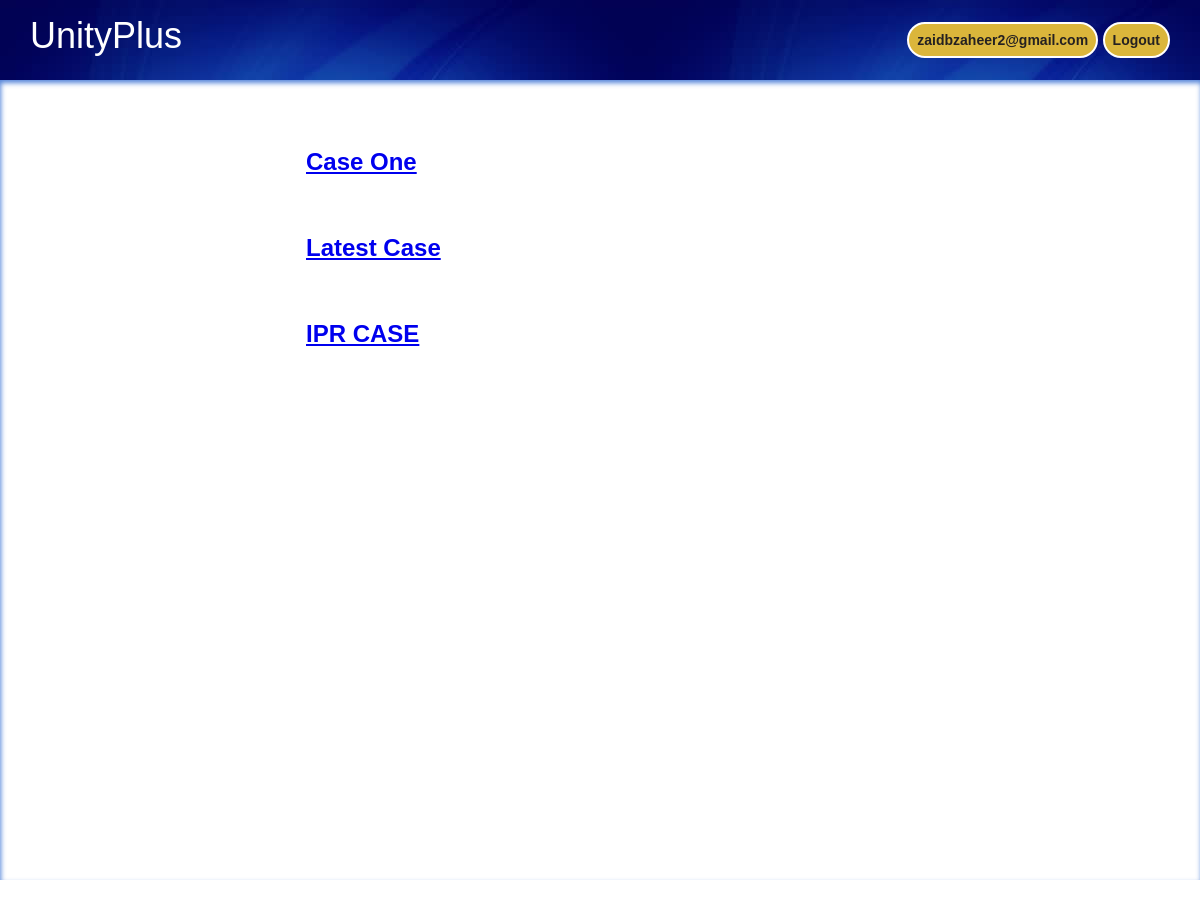
Page /viewer/ (signed in) on the earlier database version.
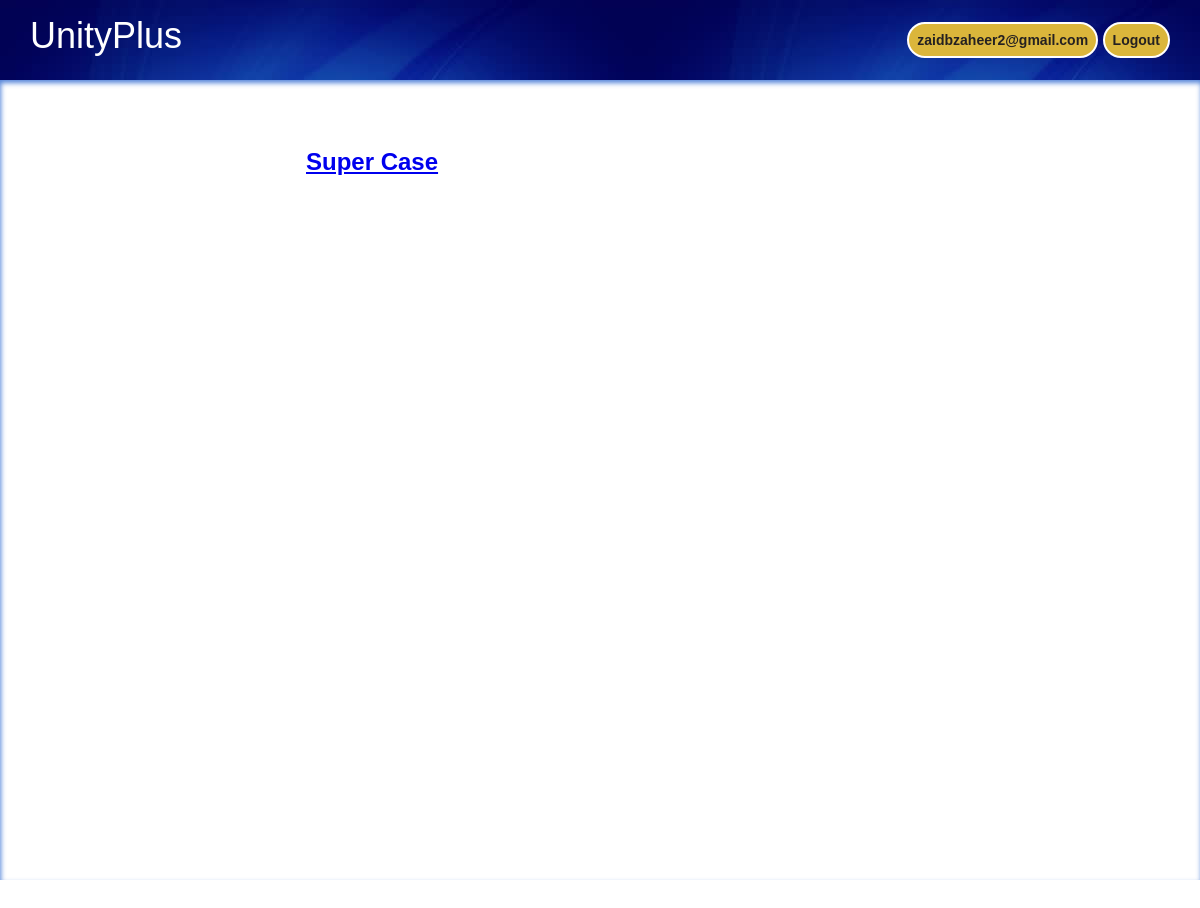
Same page on the later database version.
### viewer/models.py (models this page shows)
class GLBModels(models.Model):
    status_list = (
        ("P", "Pending"),("A", "Accepted"),("R", "Rejected"),)
    case_alias = models.CharField(null=True, blank=True, max_length=50)
    user = models.ForeignKey(User, on_delete=models.CASCADE, null=True)
    case_status = models.CharField(max_length=100, choices=status_list,
        default="P")
    id = models.UUIDField(default=uuid.uuid4, unique=True, primary_key=True, editable=True)
    upper_model = models.FileField(null=True, blank=True)
    lower_model = models.FileField(null=True, blank=True)
    ipr_form = models.ImageField(null=True, blank=True, default='ipr_gen.png')
    upper_stages_number = models.PositiveIntegerField(default=0, null=True, blank=False)
    lower_stages_number = models.PositiveIntegerField(default=0, null=True, blank=False)

### viewer/views.py (the view)
# urls.py: path('',views.showcase_page, name='ShowPage'),
@login_required(login_url="LoginPage")
def showcase_page(request):
    current_user = request.user
    glb_models = GLBModels.objects.all()
    context = {'models': glb_models}
    return render(request, 'viewer/showcase.html', context)

### viewer/templates/viewer/showcase.html (shortened to what this page needs)
{% extends 'base.html' %}
{% load static %}
{% block body %}
<div class="content-holder">
    {% for i in models %}
        <a href="{% url 'ViewPage' i.id %}">
            <div class="item-container">
                <h2>{{i.case_alias}}</h2>
            </div>
        </a>
    {% endfor %}
    </div>
{% endblock %}

### templates/base.html (shortened to what this page needs)
<!DOCTYPE html>
{% load static %}
<html lang="en">
<head>
    <link rel="stylesheet" href="{% static 'styles/base.css'%}" class="css">
</head>
<body>
    <header>
        <div id="logo1">UnityPlus</div>
        <div class="myButtons auth-buttons">
            {% if request.user.is_authenticated %}
            <button>{{request.user.username}}</button>
            <a href="{% url 'LogoutPage'%}"><button>Logout</button></a>
            {% else %}
            <a href="{% url 'LoginPage' %}"><button>Login</button></a>
            <a href="{% url 'RegisterPage' %}"><button>Sign Up</button></a>
            {% endif %}
        </div>
       </header>
    <div class="container">
    {% block body %}
    {% endblock %}
    </div>
</body>
</html>

### static/styles/base.css (style rules this page uses)
* { margin: 0; padding: 0; font-family: Verdana, Geneva, Tahoma, sans-serif; }
header { display: flex; height: 80px; width: 100%; justify-content: space-between; color: white; align-items: center; }
#logo1 { font-size: 36px; width: 50px; height: 50px; color: white; margin-left:30px; }
.auth-buttons { margin-right: 30px; }
.auth-buttons button { background-color: rgb(219, 182, 59); border: 2px solid white; color: rgb(37, 33, 33); font-weight: bold; font-size: 14px; padding: 8px; border-radius: 20px; }
.container { width: 100%; float: left; height: 100vh; background-color: white; box-shadow: 1px 3px 5px 0px rgba(28,92,204,0.75) inset; -webkit-box-shadow: 1px 3px 5px 0px rgba(28,92,204,0.75) inset; -moz-box-shadow: 1px 3px 5px 0px rgba(28,92,204,0.75) inset; }

### viewer/templates/viewer/showcase.html (style rules this page uses)
.content-holder { width: 70%; height: 100vh; margin: 0 auto; margin-top: 60px; }
.item-container { width: 70%; margin: 10px auto; padding: 8px; height: 60px; border-radius: 10px; }

Differences in the rows shown:
removed GLBModels: case_alias "Case One"
removed GLBModels: case_alias "IPR CASE"
changed GLBModels: case_alias "Latest Case" → "Super Case"
